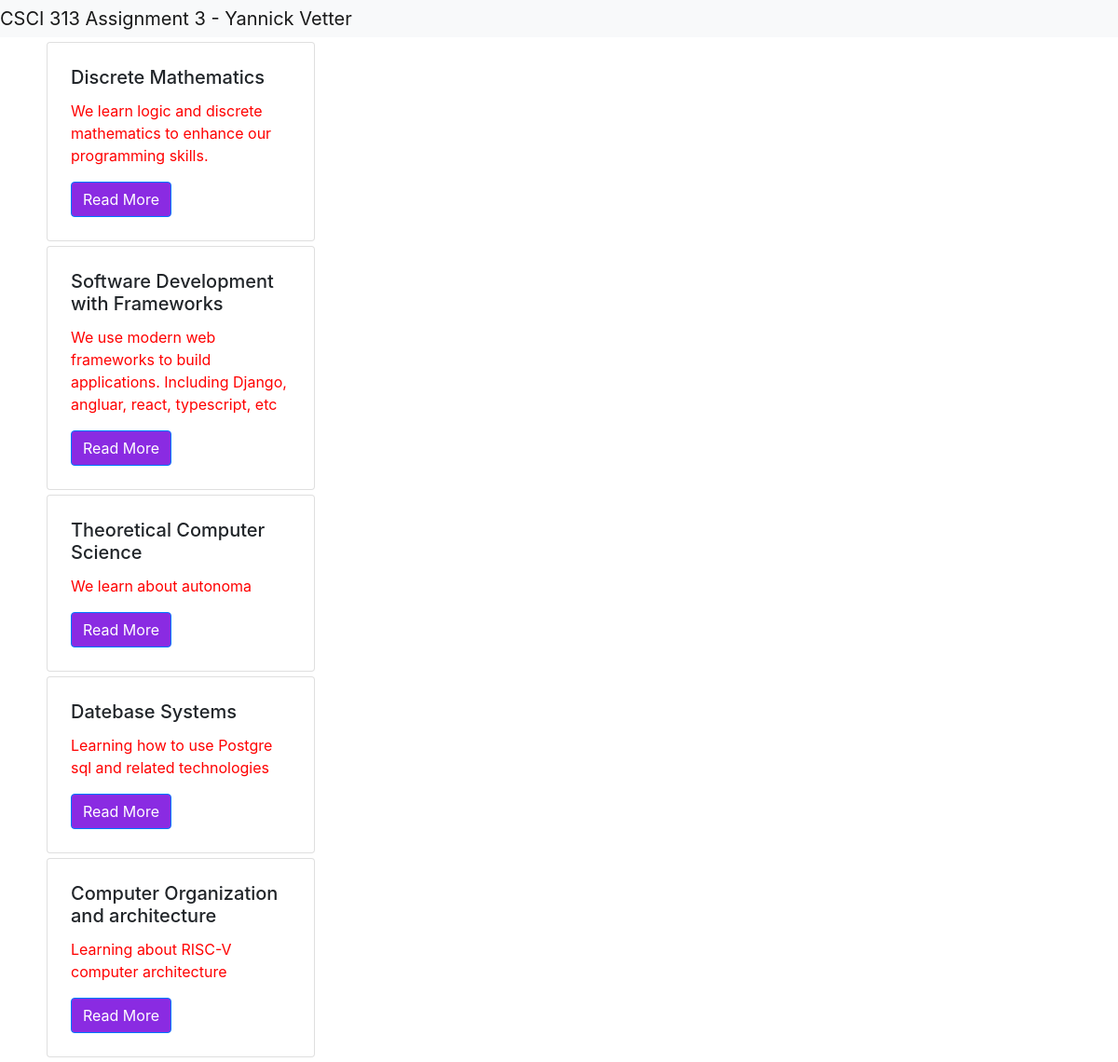
Page /courses/ on the committed database.
### courses/models.py (models this page shows)
class Course(models.Model):
    courseID = models.IntegerField(max_length=10,primary_key=True, unique=True, default = "")
    courseTitle = models.CharField(max_length=255, default = "")
    courseDescription = models.TextField()
    numOfCredits = models.PositiveIntegerField(default = "")
    instructor = models.CharField(max_length=255, default = "")
    startDate = models.DateField(default = "")

### courses/views.py (the view)
# urls.py: path("", index, name="index")
def index(request):
    courses = Course.objects.all()
    return render(request, "index.html", {'courses': courses})

### courses/templates/index.html
{% extends "base.html" %} {% block title %} Home Page {% endblock %}
{% block content %}
    {% for course in courses %}
<div class="card" style="width: 18rem;">
    <div class="card-body">
      <h5 class="card-title">{{course.courseTitle}}</h5>
      <p class="card-text">{{course.courseDescription}}</p>
      <a href="{% url 'course_detail' course_id=course.courseID %}" class="btn btn-primary">Read More</a>
    </div>
  </div>
  {% endfor %}
{% endblock %}

### courses/templates/base.html (shortened to what this page needs)
<!DOCTYPE html>
<html lang="en">
    <head>
            {% load static %}
            <link rel="stylesheet" href="https://cdn.jsdelivr.net/npm/bootstrap@4.1.3/dist/css/bootstrap.min.css">
            <link rel="stylesheet" href="{% static 'courses/styles.css' %}">
    </head>
    <body>
        <nav class="navbar-expand-lg navbar-light bg-light">
            <a class="navbar-brand" href="#">CSCI 313 Assignment 3 - Yannick Vetter</a>
        </nav>
        <div class="container">{% block content%} {% endblock %} </div>
    </body>
</html>

### courses/static/courses/styles.css (style rules this page uses)
div { margin: 5px; }
p { color:red; }
.btn { background-color: blueviolet !important; }

### rows in the picture
Course: courseTitle "Discrete Mathematics", courseDescription "We learn logic and discrete mathematics to enhance our programming skills."
Course: courseTitle "Software Development with Frameworks", courseDescription "We use modern web frameworks to build applications. Including Django, angluar, react, typescript, etc"
Course: courseTitle "Theoretical Computer Science", courseDescription "We learn about autonoma"
Course: courseTitle "Datebase Systems", courseDescription "Learning how to use Postgre sql and related technologies"
Course: courseTitle "Computer Organization and architecture", courseDescription "Learning about RISC-V computer architecture"
